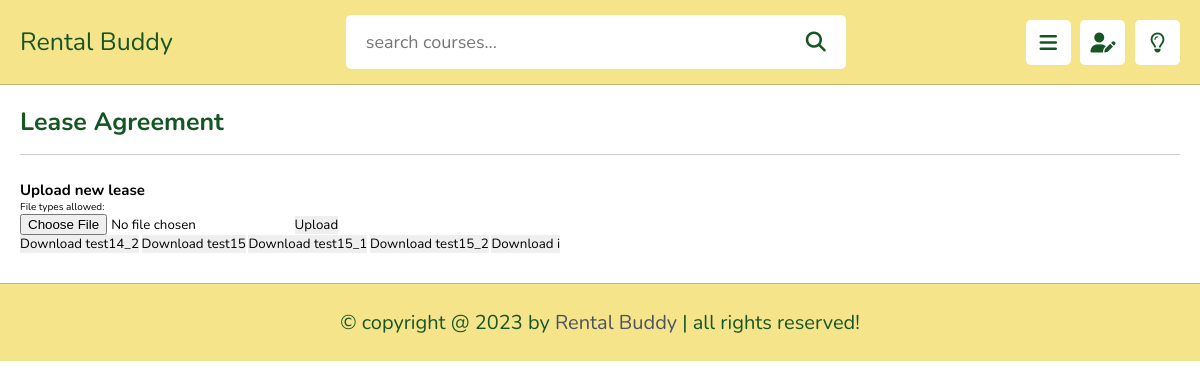
Screenshot of /UploadLandlord (signed in) with the database file from the repository.
### models.py (models this page shows, shortened)
class Lease(db.Model):
    lease_id = db.Column(db.Integer, primary_key=True)
    file_name = db.Column(db.String, nullable=False, unique=True)
    landlord = db.relationship("Landlord", secondary=Lease_Landlord, backref="Lease")

### main.py (the view, shortened to what this page needs)
@app.route('/UploadLandlord', methods=['GET', 'POST'])
@login_required
def upload_lease_landlord():
    display = DisplayForm()
    upform = LeaseUploadForm()
    lease_names = landlord_lease_list()
    return render_template("landlord/lease.html", lease_names=lease_names, upform=upform, errors=None,
                           types=leases.extensions, display=display)

### forms.py
class DisplayForm(FlaskForm):
    submit2 = SubmitField("Display")

class LeaseUploadForm(FlaskForm):
    lease = FileField()
    submit = SubmitField("Upload")

### main.py (called while the page is built)
@lm.user_loader
def user_loader(id):
    user = db.session.get(User, id)
    return user

def landlord_lease_list():
    x = db.session.query(Lease_Landlord.c.lease_id).where(Lease_Landlord.c.landlord_id == current_user.get_id()).all()
    y = [row[0] for row in x]
    for i in y:
        print(i)
        print(type(i))
    lease_names = Lease.query.filter(Lease.lease_id.in_(y)).with_entities(Lease.file_name).all()
    lease_names = [item[0] for item in lease_names]
    print(f"x{x},y{y},\nz{lease_names}")
    return lease_names

### templates/Landlord/lease.html (shortened to what this page needs)
<!DOCTYPE html>
<html lang="en">
<head>
   <link rel="stylesheet" href="https://cdnjs.cloudflare.com/ajax/libs/font-awesome/6.1.2/css/all.min.css">
   <link rel="stylesheet" href="css/landlord.css">
</head>
<body>
{% include "landlord/header.html" %}
<section class="home-grid">
   <h1 class="heading">Lease agreement</h1>
   <body>
      <h1>Upload new lease</h1>
      {%   if errors != None  %}
        <font size="+2">{{errors}}</font>
      {%  else %}
        File types allowed:
      {%   endif   %}
      <form method="post" enctype="multipart/form-data">
      {{upform.lease(size=20)}}
      {{upform.submit(size=20)}}
          <div>
<form method="post" enctype="multipart/form-data" target="_blank">
    {% for lease in lease_names %}
        {% set lease_name_without_extension = lease.split('.')[0] %}
        <button onclick="document.getElementById('downloadLink{{ loop.index }}').click();">Download {{ lease_name_without_extension }}</button>
    {% endfor %}
</form>
</div>
      </body>
</section>
<footer class="footer">
    &copy; copyright @ 2023 by <span>Rental Buddy</span> | all rights reserved!
 </footer>
 </body>
 </html>

### static/css/landlord.css (style rules this page uses)
:root { --main-color:#4C535F; --red:rgb(243, 161, 152); --orange:#165624; --light-color:#165624; --light-bg:rgb(255, 255, 255); --black:#165624; --white:#f6e48b; --border:.1rem solid rgba(0,0,0,.2); }
* { font-family: 'Nunito', sans-serif; margin:0; padding:0; box-sizing: border-box; outline: none; border:none; text-decoration: none; }
html { font-size: 62.5%; overflow-x: hidden; }
body { background-color: var(--light-bg); padding-left: 30rem; }
section { padding:2rem; margin: 0 auto; max-width: 1200px; }
.heading { font-size: 2.5rem; color:var(--black); margin-bottom: 2.5rem; border-bottom: var(--border); padding-bottom: 1.5rem; text-transform: capitalize; }
.footer { background-color: var(--white); border-top: var(--border); position: sticky; bottom: 0; left: 0; right: 0; text-align: center; font-size: 2rem; padding:2.5rem 2rem; color:var(--black); margin-top: 1rem; z-index: 1000; }
.footer span { color:var(--main-color); }
@media (max-width:1200px) { body { padding-left: 0; } }

### rows the page displays
Lease: lease_name_without_extension "test14_2"
Lease: lease_name_without_extension "test15"
Lease: lease_name_without_extension "test15_1"
Lease: lease_name_without_extension "test15_2"
Lease: lease_name_without_extension "i"
